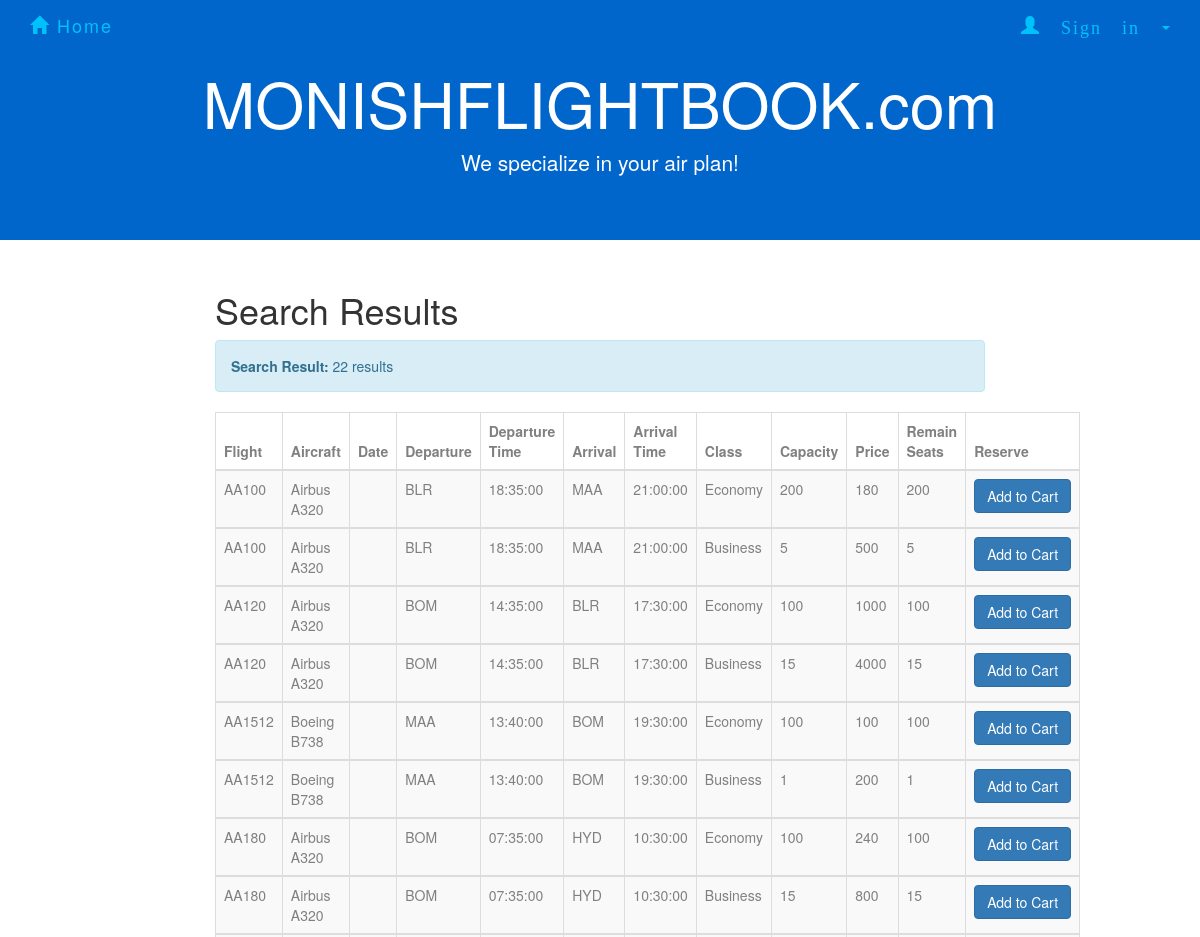
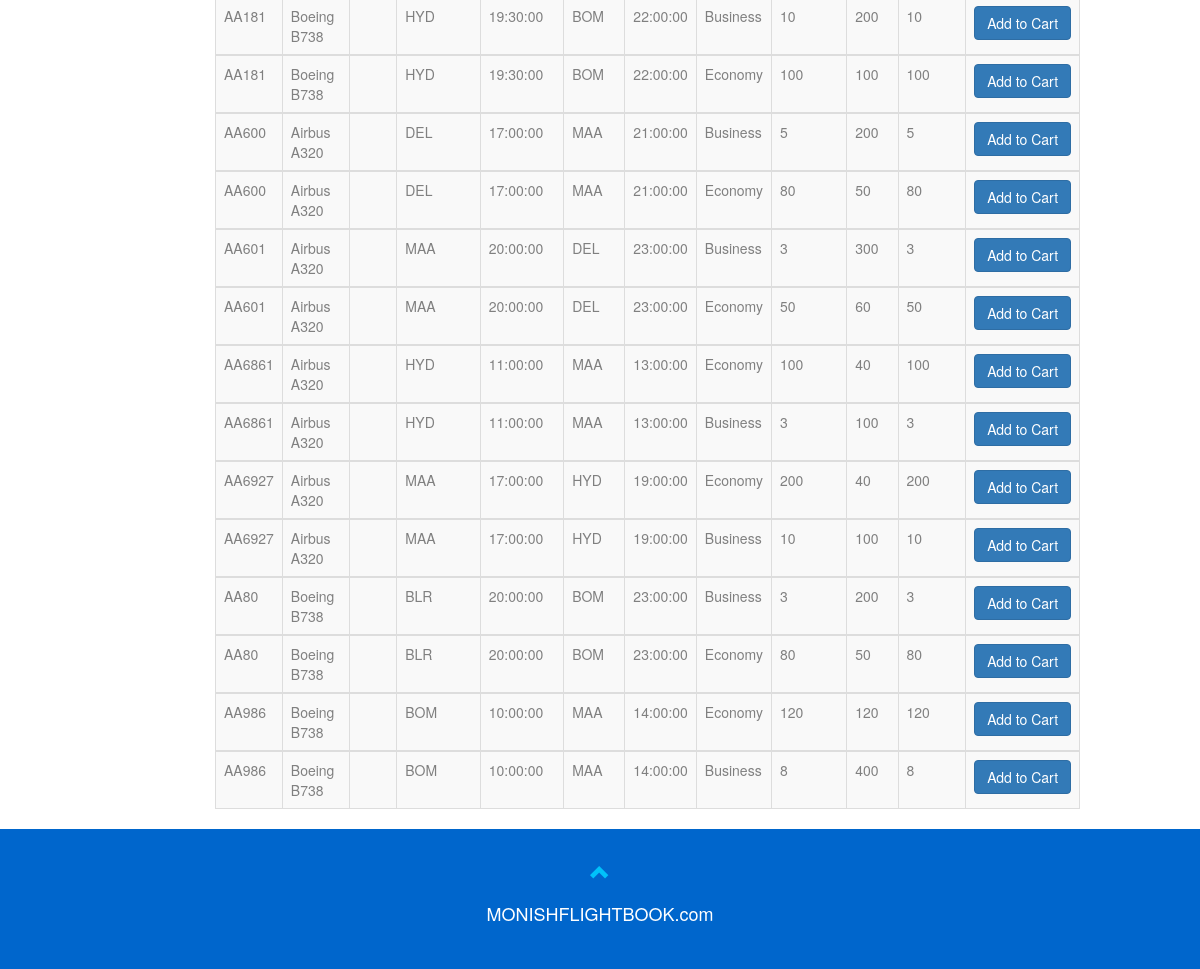
The app's page /SearchResultAll.php with its own data (2 pictures, top to bottom).
### tables this page shows
CREATE TABLE `flight` (
  `number` varchar(20) NOT NULL,
  `airplane_id` varchar(10) NOT NULL,
  `departure` varchar(10) NOT NULL,
  `d_time` time NOT NULL,
  `arrival` varchar(10) NOT NULL,
  `a_time` time NOT NULL
);

CREATE TABLE `class` (
  `number` varchar(10) NOT NULL,
  `name` varchar(20) NOT NULL,
  `capacity` int(11) NOT NULL,
  `price` float NOT NULL
);

CREATE TABLE `airplane` (
  `ID` varchar(10) NOT NULL,
  `type` varchar(10) NOT NULL,
  `company` varchar(20) NOT NULL
);

### SearchResultAll.php (the view, shortened to what this page needs)
<!DOCTYPE html>
<html>
<html lang="en">
<head>
    <link rel="stylesheet" href="http://maxcdn.bootstrapcdn.com/bootstrap/3.3.5/css/bootstrap.min.css">
    <link rel="stylesheet" href="forcompany.css">
    <link rel="stylesheet" href="homepage.css">
    <link rel="stylesheet" href="AdminSignin.css">
  <link rel="stylesheet" type="text/css" href="Search.css">
 </head>
<body>
<nav class="navbar navbar-default navbar-fixed-top">
        <div class="container">
            <div class="navbar-header">
                <a class="navbar-brand" href="homepage.html"><span class="glyphicon glyphicon-home"></span> Home</a>
            </div>
            <div class="collapse navbar-collapse" id="myNavbar">
                <ul class="nav navbar-nav navbar-right">
                    <li class="dropdown" id = "new">
                        <a class="dropdown-toggle" data-toggle="dropdown" href="#"><span class="glyphicon glyphicon-user"> Sign in&nbsp;</span><span class="caret"></span>
                        </a>
                          </li>
                        </ul>
            </div>
        </div>
    </nav>
<div class="jumbotron text-center">
        <h1>MONISHFLIGHTBOOK.com</h1>
        <p>We specialize in your air plan!</p>
</div>
<div class="container-fluid text-center">
  <div class="row content">
    <div class="col-sm-2 sidenav">
    </div>
    <div class="col-sm-8 text-left">
      <h1>Search Results</h1>
<?php
include_once 'dbconnect2.php';
$selectdate = $_POST["selectdate"];
global $sql, $availableNumber;
    $sql = "SELECT *
            FROM flight FL,  class C, airplane AP
            WHERE (FL.number = C.number) AND (FL.airplane_id = AP.ID)
            ORDER BY FL.number";
$result = mysqli_query($con,$sql);
$rowcount = mysqli_num_rows($result);
if($rowcount == 0){
    echo "<div class='alert alert-info'><strong>Search Result: </strong>".$rowcount." result</div>";
}
else{
echo "<div class='alert alert-info'><strong>Search Result: </strong>".$rowcount." results</div>";
echo "<table class='table table-bordered table-striped table-hover'>
      <thead>
      <tr>
        <th>Flight</th>
        <th>Aircraft</th>
        <th>Date</th>
        <th>Departure</th>
        <th>Departure Time</th>
        <th>Arrival</th>
        <th>Arrival Time</th>
        <th>Class</th>
        <th>Capacity</th>
        <th>Price</th>
        <th>Remain Seats</th>
        <th>Reserve</th>
      </tr>
      </thead>";
while($row = mysqli_fetch_array($result)) {
    echo "<tbody><tr>";
    echo "<td>" . $row['number'] . "</td>";
    echo "<td>" . $row['company']." ".$row['type']. "</td>";
    echo "<td>" . $selectdate . "</td>";
    echo "<td>" . $row['departure'] . "</td>";
    echo "<td>" . $row['d_time'] . "</td>";
    echo "<td>" . $row['arrival'] . "</td>";
    echo "<td>" . $row['a_time'] . "</td>";
    echo "<td>" . $row['name'] . "</td>";
    echo "<td>" . $row['capacity'] . "</td>";
    echo "<td>" . $row['price'] . "</td>";
        $seatreserved = "SELECT flightno, classtype, COUNT(*)
                    FROM book B
                    WHERE B.date = '".$selectdate."' AND B.flightno = '".$row['number']."'AND B.classtype ='".$row['name']."' AND paid=1
                    GROUP BY flightno, classtype";
        $reserved = mysqli_query($con, $seatreserved);
        $reservedNumber = mysqli_fetch_array($reserved);
        $capacity = mysqli_query($con, "SELECT capacity FROM class C WHERE C.number='".$row['number']."' AND C.name= '".$row['name']."'");
        $capacityNumber = mysqli_fetch_array($capacity);
        if(mysqli_num_rows($reserved)>0){
            $availableNumber = $capacityNumber['capacity'] - $reservedNumber['COUNT(*)'];
        }else{
            $availableNumber = $capacityNumber['capacity'];
        }
        echo "<td>".$availableNumber."</td>";
    if($availableNumber>0){
    echo '<td>
        <form action="shoppingcart.php" method="post">
        <input type="hidden" name="flightno" value="'.$row['number'].'">
        <input type="hidden" name="classtype" value="'.$row['name'].'">
        <input type="hidden" name="price" value="'.$row['price'].'">
        <input type="hidden" name="date" value="'.$selectdate.'">
        <input type="hidden" name="type" value="all">
        <button type="submit" class="btn btn-primary">Add to Cart</button>
        </form>
        </td>';
    }else{
        echo "<td><button type='button' class='btn btn-warning' onclick='myFunction()'>Not Available</button></td>";
    }
    echo "</tr>";
}
echo " </tbody></table>";
}
?>
    </div>
  </div>
</div>
<footer class="container-fluid text-center">
        <a href="#signUpPage" title="To Top">
            <span class="glyphicon glyphicon-chevron-up"></span>
        </a>
        <p>MONISHFLIGHTBOOK.com</p>
</footer>
</body>
</html>

### forcompany.css (style rules this page uses)
.jumbotron { background-color: #0066cc; color: #ffffff; }
.navbar { margin-bottom: 0; background-color: #0066cc; border: 0; font-size: 18px !important; letter-spacing: 2px; opacity: 0.9; }
.navbar li a, .navbar .navbar-brand { color: #00ccff !important; }
footer { background-color: #0066cc; color: #fff; padding: 32px; font-size: 18px; }
footer .glyphicon { font-size: 20px; margin-bottom: 20px; color: #00ccff; opacity: 0.9; }

### AdminSignin.css (style rules this page uses)
th { width: 50px; height: 10px; color: gray; }
td { color: gray; }

### Search.css (style rules this page uses)
.jumbotron { background-color: #0066cc; color: #ffffff; }
.navbar { margin-bottom: 0; background-color: #0066cc; border: 0; font-size: 18px !important; letter-spacing: 2px; opacity: 0.9; }
.navbar li a, .navbar .navbar-brand { color: #00ccff !important; }
footer { background-color: #0066cc; color: #fff; padding: 32px; font-size: 18px; }
footer .glyphicon { font-size: 20px; margin-bottom: 20px; color: #00ccff; opacity: 0.9; }

### records on screen
flight: class.number "AA100", airplane.company "Airbus", airplane.type "A320", departure "BLR", d_time "18:35:00", arrival "MAA", a_time "21:00:00", class.name "Economy", class.capacity "200", class.price "180", class.name "Business", class.capacity "5", class.price "500"
flight: class.number "AA120", airplane.company "Airbus", airplane.type "A320", departure "BOM", d_time "14:35:00", arrival "BLR", a_time "17:30:00", class.name "Economy", class.capacity "100", class.price "1000", class.name "Business", class.capacity "15", class.price "4000"
flight: class.number "AA1512", airplane.company "Boeing", airplane.type "B738", departure "MAA", d_time "13:40:00", arrival "BOM", a_time "19:30:00", class.name "Economy", class.capacity "100", class.price "100", class.name "Business", class.capacity "1", class.price "200"
flight: class.number "AA180", airplane.company "Airbus", airplane.type "A320", departure "BOM", d_time "07:35:00", arrival "HYD", a_time "10:30:00", class.name "Economy", class.capacity "100", class.price "240", class.name "Business", class.capacity "15", class.price "800"
flight: class.number "AA181", airplane.company "Boeing", airplane.type "B738", departure "HYD", d_time "19:30:00", arrival "BOM", a_time "22:00:00", class.name "Business", class.capacity "10", class.price "200", class.name "Economy", class.capacity "100", class.price "100"
flight: class.number "AA600", airplane.company "Airbus", airplane.type "A320", departure "DEL", d_time "17:00:00", arrival "MAA", a_time "21:00:00", class.name "Business", class.capacity "5", class.price "200", class.name "Economy", class.capacity "80", class.price "50"
flight: class.number "AA601", airplane.company "Airbus", airplane.type "A320", departure "MAA", d_time "20:00:00", arrival "DEL", a_time "23:00:00", class.name "Business", class.capacity "3", class.price "300", class.name "Economy", class.capacity "50", class.price "60"
flight: class.number "AA6861", airplane.company "Airbus", airplane.type "A320", departure "HYD", d_time "11:00:00", arrival "MAA", a_time "13:00:00", class.name "Economy", class.capacity "100", class.price "40", class.name "Business", class.capacity "3", class.price "100"
flight: class.number "AA6927", airplane.company "Airbus", airplane.type "A320", departure "MAA", d_time "17:00:00", arrival "HYD", a_time "19:00:00", class.name "Economy", class.capacity "200", class.price "40", class.name "Business", class.capacity "10", class.price "100"
flight: class.number "AA80", airplane.company "Boeing", airplane.type "B738", departure "BLR", d_time "20:00:00", arrival "BOM", a_time "23:00:00", class.name "Business", class.capacity "3", class.price "200", class.name "Economy", class.capacity "80", class.price "50"
flight: class.number "AA986", airplane.company "Boeing", airplane.type "B738", departure "BOM", d_time "10:00:00", arrival "MAA", a_time "14:00:00", class.name "Economy", class.capacity "120", class.price "120", class.name "Business", class.capacity "8", class.price "400"

### other values on screen
$rowcount "22"
